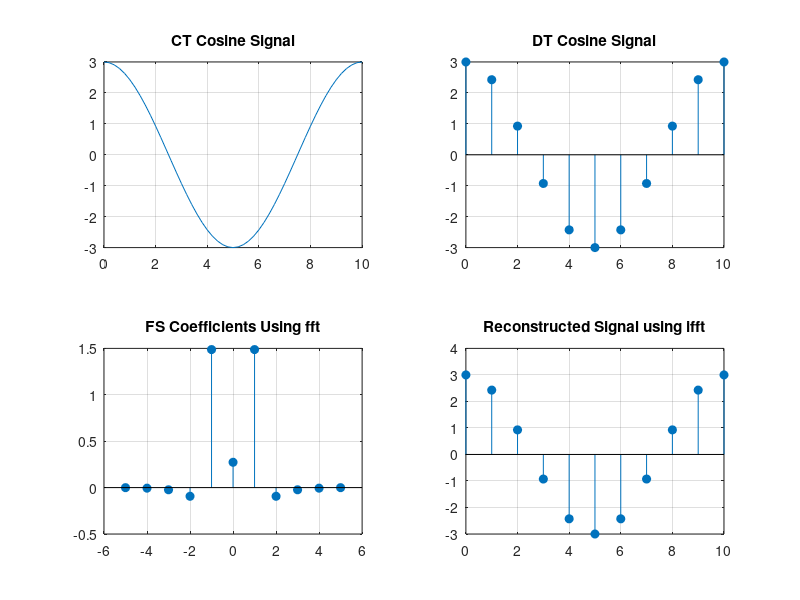

MATLAB code for this plot:
T = 10; A = 3;
steps = T / 50;
t = 0:steps:T;
x = A * cos(2 * pi * (1 / T) * t);

subplot(221);
plot(t, x);
grid on
title('CT Cosine Signal');

n = 0:T;
subplot(222);
y = A * cos(2 * pi * (1 / T) * n);
stem(n, y, 'filled');
grid on
title('DT Cosine Signal');

L = length(y);
fourierSeries = (1 / L) .* (fft(y, L));
reconstructedSignal = ifft(fourierSeries, L);

k_x = (-T / 2):(T / 2);
t_x = 0:T;

subplot(223);
stem(k_x, real(fftshift(fourierSeries)), 'filled');
grid on
title('FS Coefficients Using fft');

subplot(224);
stem(t_x, real(L .* reconstructedSignal), 'filled');
grid on
title('Reconstructed Signal using ifft');